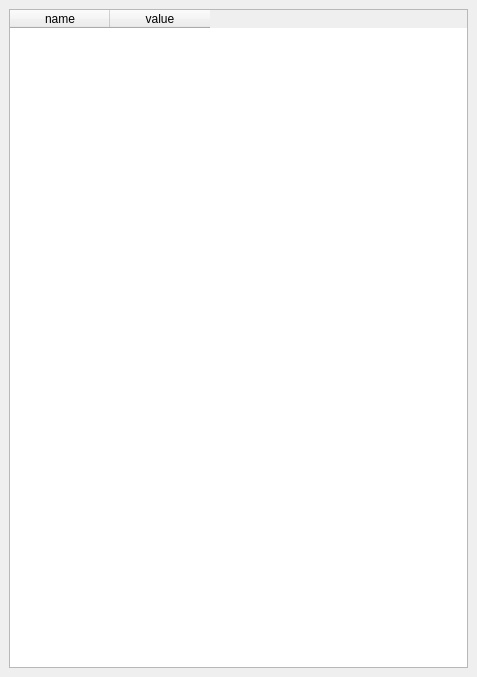
<?xml version="1.0" encoding="UTF-8"?>
<ui version="4.0">
 <class>DockWidget</class>
 <widget class="QDockWidget" name="DockWidget">
  <property name="geometry">
   <rect>
    <x>0</x>
    <y>0</y>
    <width>477</width>
    <height>677</height>
   </rect>
  </property>
  <property name="windowTitle">
   <string>Parameters</string>
  </property>
  <widget class="QWidget" name="dockWidgetContents">
   <layout class="QVBoxLayout" name="verticalLayout">
    <item>
     <widget class="QTableWidget" name="tableWidget">
      <column>
       <property name="text">
        <string>name</string>
       </property>
      </column>
      <column>
       <property name="text">
        <string>value</string>
       </property>
      </column>
     </widget>
    </item>
   </layout>
  </widget>
 </widget>
 <resources/>
 <connections/>
</ui>
